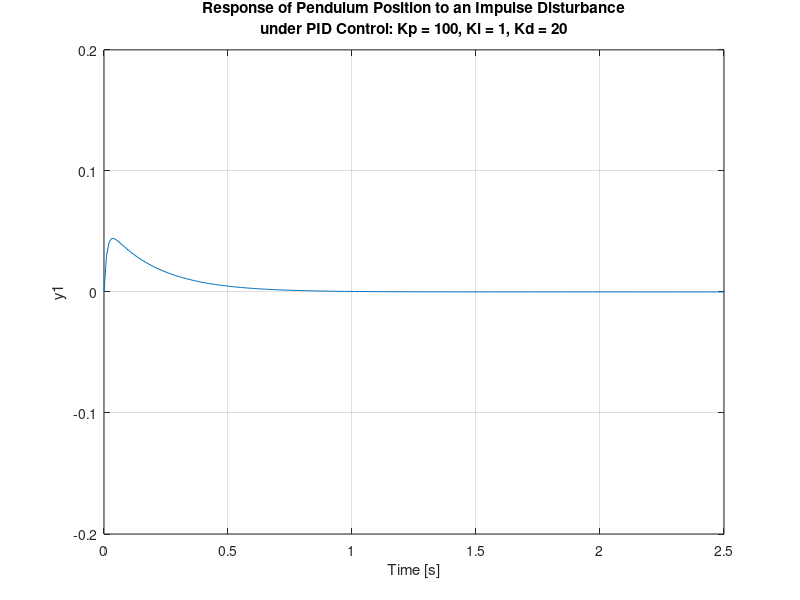

Write the MATLAB code that produced this figure.
%reducing overshoot by increasing the amount of derivative control
M = 0.5;
m = 0.2;
b = 0.1;
I = 0.006;
g = 9.8;
l = 0.3;
q = (M+m)*(I+m*l^2)-(m*l)^2;
s = tf('s');
P_pend = (m*l*s/q)/(s^3 + (b*(I + m*l^2))*s^2/q - ((M + m)*m*g*l)*s/q - b*m*g*l/q)
Kp = 100;
Ki = 1;
Kd = 20;
C = pid(Kp,Ki,Kd);
T = feedback(P_pend,C);
t=0:0.01:10;
impulse(T,t)
axis([0, 2.5, -0.2, 0.2]);
title({'Response of Pendulum Position to an Impulse Disturbance';'under PID Control: Kp = 100, Ki = 1, Kd = 20'});